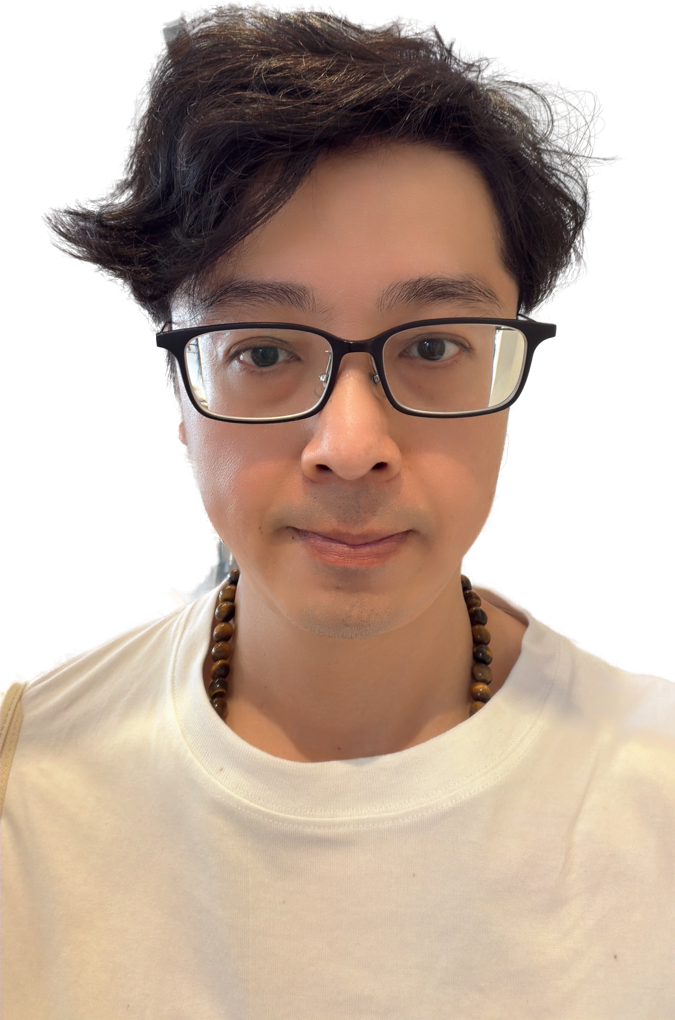
#> input picture video/assets/g1.png, 675 x 1020 px; its folder holds 5 pictures in this run
$ python build_video.py
#> lines starting #> are read from the running program, lines starting #| are printed output that depends on the picture; after the words box and inside, x2 and y2 are one past the last pixel; in counts of white or black regions, pixels touching at a corner belong together
### video/relight.py
"""Studio relight for the cut-out portraits.

The source selfies are lit by warm shop tungsten, which is what reads as dull /
"老氣": whites go yellow, the shadow side collapses, and there is no separation
from the background. This rebuilds them as a soft three-point studio setup —
neutral white balance, a big soft key from the upper left, a fill that opens the
shadows, and a rim light that lifts the subject off the page.

Everything runs on the alpha matte, so the light wraps the subject only and the
page stays clean white.
"""

import numpy as np
from PIL import Image, ImageFilter


def _srgb_to_linear(x):
    return np.where(x <= 0.04045, x / 12.92, ((x + 0.055) / 1.055) ** 2.4)


def _linear_to_srgb(x):
    x = np.clip(x, 0.0, 1.0)
    return np.where(x <= 0.0031308, x * 12.92, 1.055 * x ** (1 / 2.4) - 0.055)


def white_balance(rgb, mask, strength=0.88):
    """Neutralise the colour cast by driving the brightest garment tones grey."""
    sel = rgb[mask]
    if sel.size == 0:
        return rgb
    hi = np.percentile(sel, 92, axis=0)
    hi = np.maximum(hi, 1e-3)
    target = hi.mean()
    gain = target / hi
    gain = 1.0 + (gain - 1.0) * strength
    return rgb * gain


def tone_curve(rgb, shadow_lift=0.16, contrast=0.20, highlight_rolloff=0.22):
    """Open the shadows, then put contrast back through the midtones."""
    x = np.clip(rgb, 0, 1)
    # lift shadows without crushing the black point flat
    x = x + shadow_lift * (1.0 - x) ** 3.0
    # gentle S around mid grey
    x = x + contrast * (x - 0.5) * (1.0 - np.abs(x - 0.5) * 2.0) ** 1.5
    # soft shoulder so skin highlights roll off instead of clipping
    x = x - highlight_rolloff * np.clip(x - 0.72, 0, None) ** 2 * 2.4
    return np.clip(x, 0, 1)


def _gradient(shape, cx, cy, radius, softness=1.6):
    h, w = shape
    yy, xx = np.mgrid[0:h, 0:w].astype(np.float32)
    d = np.sqrt(((xx - cx * w) / (radius * w)) ** 2 + ((yy - cy * h) / (radius * h)) ** 2)
    return np.clip(1.0 - d, 0, 1) ** softness


def key_light(rgb, shape, strength=0.17):
    """Big soft box, upper left, the way a beauty key falls on the face."""
    g = _gradient(shape, 0.34, 0.26, 1.05)[..., None]
    return rgb * (1.0 + strength * g)


def rim_light(rgb, alpha, strength=0.42, width=9):
    """Kicker along the top-right edge so the subject separates from white."""
    m = (alpha > 0.5).astype(np.float32)
    inner = np.zeros_like(m)
    inner[width:, :-width] = m[:-width, width:]     # push down-left
    band = np.clip(m - inner, 0, 1)
    band = np.asarray(
        Image.fromarray((band * 255).astype(np.uint8)).filter(ImageFilter.GaussianBlur(width * 0.85)),
        dtype=np.float32) / 255.0
    band *= m                                        # keep the glow inside the matte
    # cool-neutral kicker, brightest at the top of the frame
    h = band.shape[0]
    falloff = np.clip(np.linspace(1.25, 0.25, h), 0, None)[:, None]
    band = band * falloff
    add = band[..., None] * strength * np.array([0.98, 0.99, 1.0], dtype=np.float32)
    return rgb + add


def vibrance(rgb, amount=0.14, yellow_pull=0.10):
    """Lift saturation where it is low, and walk the hue off yellow."""
    lum = (rgb * np.array([0.2126, 0.7152, 0.0722], dtype=np.float32)).sum(axis=2, keepdims=True)
    sat = np.abs(rgb - lum).max(axis=2, keepdims=True)
    boost = amount * (1.0 - np.clip(sat * 2.2, 0, 1))
    out = lum + (rgb - lum) * (1.0 + boost)
    # trim the yellow/orange bias that makes tungsten skin look tired
    out[..., 2] += yellow_pull * np.clip(out[..., 0] - out[..., 2], 0, None) * 0.5
    out[..., 0] -= yellow_pull * np.clip(out[..., 0] - out[..., 2], 0, None) * 0.12
    return out


def clarity(rgb, amount=0.30, radius=14):
    """Local contrast, so features read crisp at small sizes."""
    src = Image.fromarray((np.clip(rgb, 0, 1) * 255).astype(np.uint8))
    blur = np.asarray(src.filter(ImageFilter.GaussianBlur(radius)), dtype=np.float32) / 255.0
    return np.clip(rgb + amount * (rgb - blur), 0, 1)


def relight(im, key=0.17, rim=0.34, lift=0.16, wb=0.88,
            clar=0.16, vib=0.12, yellow=0.03, contrast=0.20):
    """Full chain. `im` is an RGBA cut-out; returns a new RGBA cut-out."""
    a = np.asarray(im.convert("RGBA"), dtype=np.float32) / 255.0
    rgb, alpha = a[..., :3], a[..., 3]
    mask = alpha > 0.5

    rgb = white_balance(rgb, mask, strength=wb)
    lin = _srgb_to_linear(np.clip(rgb, 0, 1))
    lin = key_light(lin, alpha.shape, strength=key)
    rgb = _linear_to_srgb(lin)
    rgb = tone_curve(rgb, shadow_lift=lift, contrast=contrast)
    rgb = rim_light(rgb, alpha, strength=rim)
    rgb = vibrance(rgb, amount=vib, yellow_pull=yellow)
    rgb = clarity(rgb, amount=clar, radius=18)
    rgb = np.clip(rgb, 0, 1)

    out = np.dstack([rgb * 255.0, alpha * 255.0]).astype(np.uint8)
    return Image.fromarray(out, "RGBA")


# Per-source grades. The two selfies are shot under warm shop tungsten and need
# the full treatment; `ng` is already a retouched studio-style composite, so it
# only gets a light polish or it blows out.
PRESETS = {
    "g1": dict(key=0.17, rim=0.34, lift=0.17, wb=0.90, clar=0.16, vib=0.13, contrast=0.21),
    "g2": dict(key=0.15, rim=0.30, lift=0.13, wb=0.85, clar=0.14, vib=0.11, contrast=0.18),
    "ng": dict(key=0.06, rim=0.12, lift=0.05, wb=0.35, clar=0.08, vib=0.06, contrast=0.08),
    # The model-sheet figures are already studio-lit, just very low-key against
    # their dark card. On a white page they need a little lift so the face reads
    # at reel size — but no rim: a white kicker on a black suit over a white page
    # only eats the silhouette.
    "body": dict(key=0.10, rim=0.0, lift=0.10, wb=0.55, clar=0.12, vib=0.08, contrast=0.14),
}


def relight_named(im, key_name):
    return relight(im, **PRESETS[key_name])

### video/build_video.py
"""Build the "潔米爸 換裝拆解" vertical reel.

Layout and pacing follow the reference clip: a charging-meter intro, then a run
of outfit-breakdown cards (big title, numbered accessory grid on the left, the
subject on the right), each separated by a horizontal motion-blur wipe, closing
on a dimmed frame with the handle.

Output: 720x1280, 30fps, silent H.264.
"""

import math
import os
import subprocess
import sys

import numpy as np
from PIL import Image, ImageDraw, ImageFont, ImageFilter

import icons
import relight

HERE = os.path.dirname(os.path.abspath(__file__))
ASSETS = os.path.join(HERE, "assets")
OUT = os.path.join(HERE, "out", "jamine_pa_dressing.mp4")

W, H = 720, 1280
FPS = 30
BG = (255, 255, 255)
INK = (17, 17, 17)
GREY = (138, 140, 146)
LINE = (24, 24, 24)
HANDLE = "@i_jamine_pa"

FD = "/usr/share/fonts/truetype/dejavu/"
CJK_PATH = "/usr/share/fonts/truetype/wqy/wqy-zenhei.ttc"


def font(name, size):
    return ImageFont.truetype(FD + name, size)


def cjk(size):
    return ImageFont.truetype(CJK_PATH, size)


F_TITLE = font("DejaVuSans-Bold.ttf", 76)
F_SUB = font("DejaVuSans-Bold.ttf", 35)
F_NUM = font("DejaVuSans-Bold.ttf", 44)
F_TAG = font("DejaVuSans-Bold.ttf", 25)
F_QTY = font("DejaVuSans-Bold.ttf", 21)
F_CODE = font("DejaVuSans.ttf", 11)
F_HANDLE = font("DejaVuSans-Bold.ttf", 30)
C_LEAD = cjk(30)
C_LABEL = cjk(26)
C_ITEM = cjk(17)
C_PILL = cjk(20)
C_BRAND = cjk(14)

# ---------------------------------------------------------------- layout grid
PAD_X = 40
TITLE_Y = 168
SUB_Y = 256
LEAD_Y = 302

BOX_X0, BOX_X1 = 40, 292
BOX_Y0, BOX_H, BOX_GAP = 400, 205, 15

COL_X0, COL_X1 = 305, 715
LOOK_Y = 352
PERSON_BOTTOM = 1090
PERSON_MAX_W, PERSON_MAX_H = 415, 645
BODY_H = 690          # full-body views run taller than the chest-up cut-outs


def box_rect(i):
    y = BOX_Y0 + i * (BOX_H + BOX_GAP)
    return BOX_X0, y, BOX_X1, y + BOX_H


# ------------------------------------------------------------------- looks
# Items are (icon, 中文名, brand, official reference, qty). Brand/reference are
# real agnès b. catalogue entries where the piece is theirs; personal items are
# marked 個人單品 with no reference.
OWN = "個人單品"

LOOKS = [
    {
        "photo": "g1",
        "title": "GLASSES ON",
        "tag": "LOOK 01",
        "label": "日常 · 白T",
        "pill": ("眼鏡 ON", True),
        "boxes": [
            [("glasses", "黑框眼鏡", OWN, "", "1x"),
             ("beads", "木珠項鍊", OWN, "", "1x")],
            [("tshirt", "G&G 白T", "agnès b.", "EAI1SFC0_010", "1x"),
             ("cap", "logo 棒球帽", "agnès b.", "2572GT47_000", "1x")],
            [("sneakers", "灰色球鞋", OWN, "", "1x"),
             ("phone", "手機", OWN, "", "1x")],
        ],
    },
    {
        "photo": "g2",
        "title": "GLASSES ON",
        "tag": "LOOK 02",
        "label": "出門 · 後背包",
        "pill": ("眼鏡 ON", True),
        "boxes": [
            [("glasses", "黑框眼鏡", OWN, "", "1x"),
             ("cap", "b. 棒球帽", "agnès b.", "2572K032_834", "1x")],
            [("tshirt", "G&G 白T", "agnès b.", "EAI1SFC0_010", "1x"),
             ("backpack", "機能後背包", "agnès b. VOYAGE", "O066VNP8_000", "1x")],
            [("sneakers", "灰色球鞋", OWN, "", "1x"),
             ("watch", "手錶", OWN, "", "1x")],
        ],
    },
    {
        "photo": "ng",
        "views": ["body_front", "body_a45", "body_side", "body_back"],
        "view_labels": ["FRONT", "45\u00b0", "SIDE", "BACK"],
        "title": "GLASSES OFF",
        "tag": "LOOK 03",
        "label": "正式 · 西裝",
        "pill": ("眼鏡 OFF", False),
        "boxes": [
            [("glasses", "黑框眼鏡", OWN, "", "0x"),
             ("blazer", "黑色西裝外套", OWN, "", "1x")],
            [("tshirt", "Tom 白襯衫", "agnès b.", "W501UQ36_010", "1x"),
             ("tie", "素面領帶", OWN, "", "1x")],
            [("cardigan", "排釦開襟衫", "agnès b.", "Cardigan Pression", "1x"),
             ("watch", "手錶", OWN, "", "1x")],
        ],
    },
]

INTRO_F = 150
LOOK_F = 99
LOOK3_F = 168         # the turn needs 4 views held in sequence
OUTRO_F = 73


# ------------------------------------------------------------------ helpers
# [7 lines left out: function tracked, not called in this run]


def tracked_width(d, text, fnt, tracking=-3):
    return sum(d.textlength(c, font=fnt) + tracking for c in text)


def ease_out(t):
    return 1 - (1 - t) ** 3


def ease_in(t):
    return t ** 3


# [30 lines left out: functions shift_x, motion_blur, toward_white, not called in this run]


def fit(im, max_w, max_h):
    s = min(max_w / im.width, max_h / im.height)
    return im.resize((max(1, int(im.width * s)), max(1, int(im.height * s))), Image.LANCZOS)


def fade_bottom(im, px):
    """Dissolve the last `px` rows of a cut-out so it melts into the page
    instead of ending on the hard edge left by the matte."""
    im = im.copy()
    a = np.asarray(im.split()[3], dtype=np.float32)
    px = min(px, im.height)
    ramp = np.linspace(1.0, 0.0, px, dtype=np.float32) ** 1.5
    a[-px:, :] *= ramp[:, None]
    im.putalpha(Image.fromarray(a.astype(np.uint8)))
    return im


# [11 lines left out: function ig_glyph, not called in this run]


# ------------------------------------------------------------- photo loading
def load_people():
    people = {}
    for key in ("g1", "g2", "ng"):
        im = Image.open(os.path.join(ASSETS, key + ".png")).convert("RGBA")
#> im is the input picture: PIL image 675x1020 RGBA; mean R, G, B, A 150.2, 125.1, 109.1, 174.4
        im = relight.relight_named(im, key)
#> in relight, `mask = alpha > 0.5`:
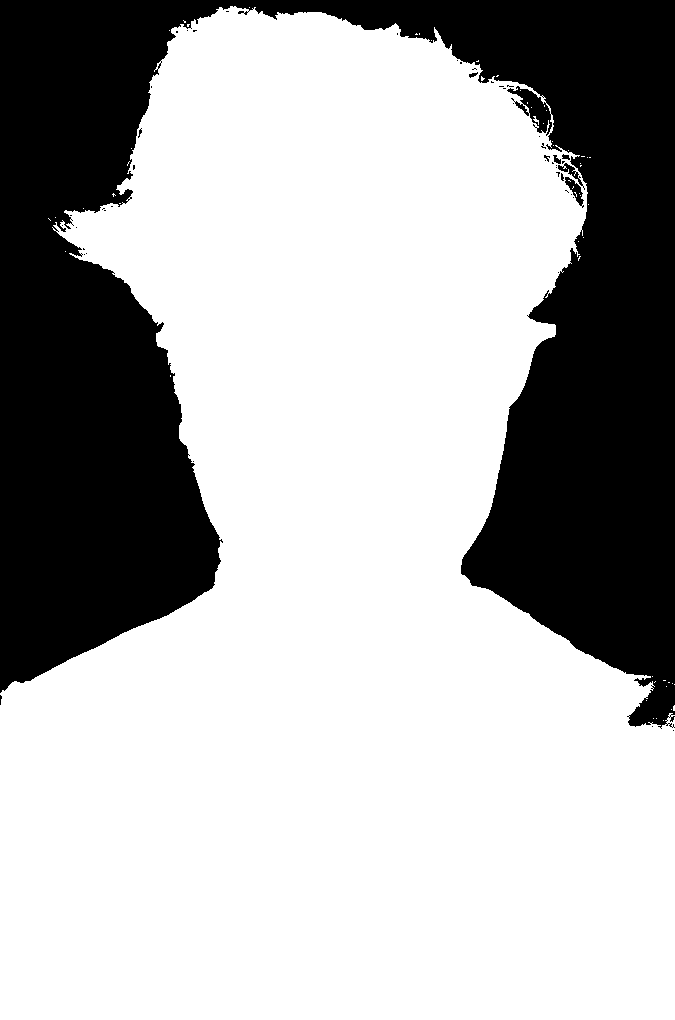
#> mask: shape (1020, 675) bool; 68.8% white; 49 black regions (43 under 20 px), largest, box (x1, y1, x2, y2) and area: (0, 0, 675, 729) 213924, (565, 177, 584, 208) 219, (558, 163, 585, 190) 157, (553, 155, 561, 164) 41, (562, 154, 570, 160) 31, (469, 72, 478, 78) 28
#> in white_balance, `hi = np.percentile(sel, 92, axis=0)`: hi = [0.906, 0.827, 0.722]
#> in white_balance, `target = hi.mean()`: target = 0.818
#> in white_balance, `gain = target / hi`: gain = [0.903, 0.989, 1.13]
#> in white_balance, `gain = 1.0 + (gain - 1.0) * strength`: gain = [0.913, 0.99, 1.12]
#> in rim_light, `inner[width:, :-width] = m[:-width, width:]`: inner: shape (1020, 675) float32; values 0 (black) and 1 (white), 67.5% white; 48 black regions (42 under 20 px), largest, box (x1, y1, x2, y2) and area: (0, 0, 675, 1020) 222889, (556, 186, 575, 217) 219, (549, 172, 576, 199) 157, (544, 164, 552, 173) 41, (553, 163, 561, 169) 31, (460, 81, 469, 87) 28
#> in rim_light, `band = np.clip(m - inner, 0, 1)`: band: shape (1020, 675) float32; values 0 (black) and 1 (white), 2.2% white; 126 white regions (104 under 20 px), largest, box (x1, y1, x2, y2) and area: (452, 408, 651, 685) 3649, (618, 713, 675, 1020) 3120, (430, 27, 588, 264) 2240
#> in rim_light, `band *= m`:
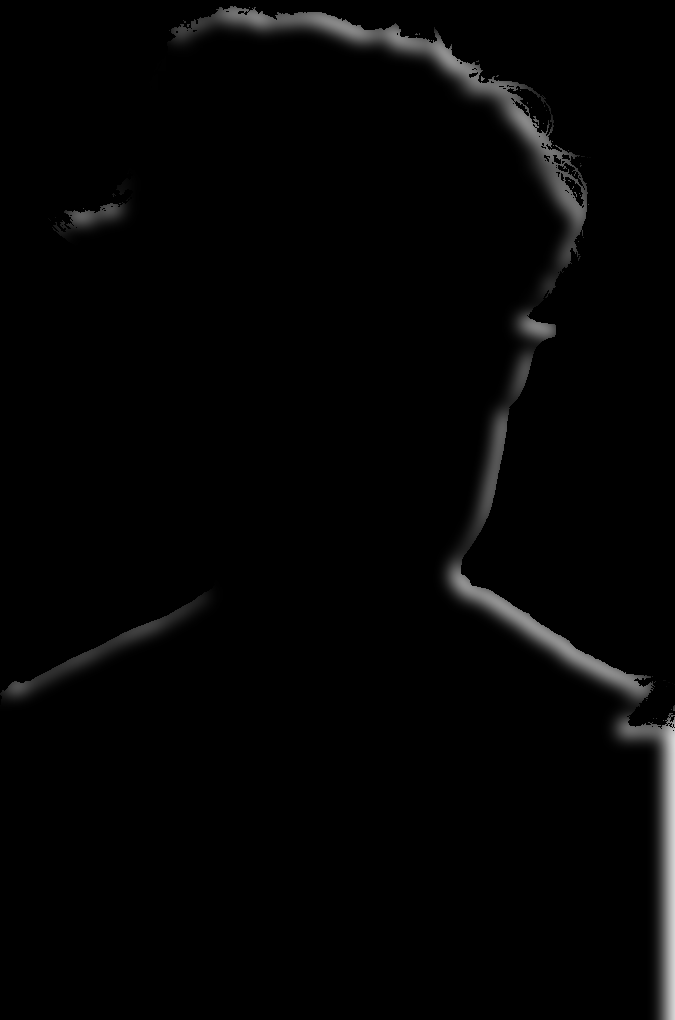
#> band: shape (1020, 675) float32; min 0, max 0.835, mean 0.0163
#> in vibrance, `boost = amount * (1.0 - np.clip(sat * 2.2, 0, 1))`:
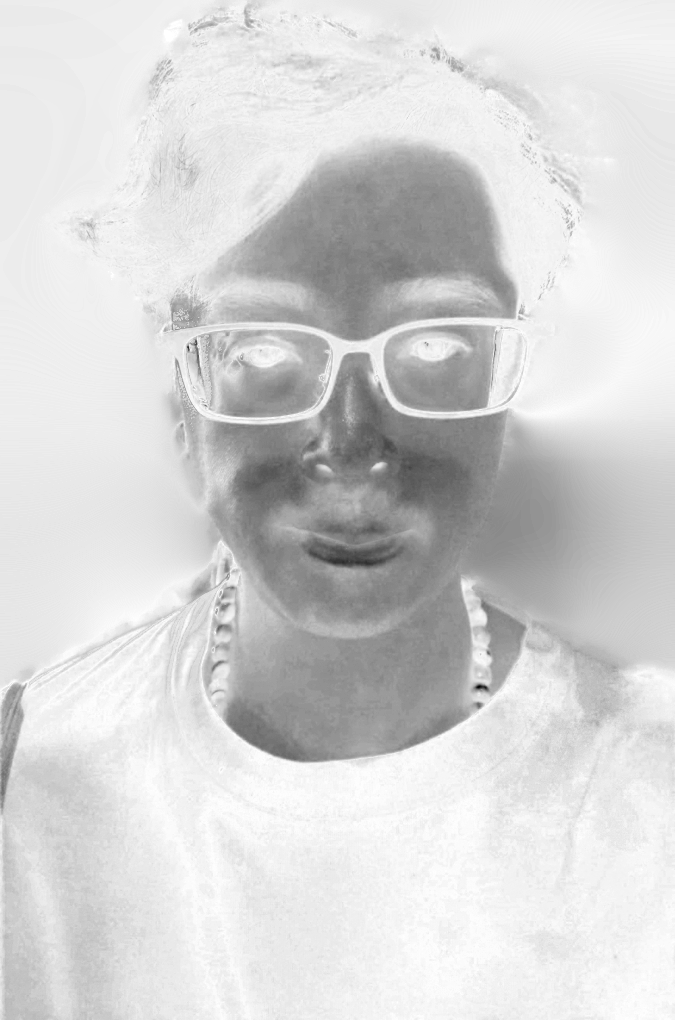
#> boost: shape (1020, 675, 1) float64; min 0.0463, max 0.13, mean 0.116; drawn with min black and max white
#> in vibrance, `out = lum + (rgb - lum) * (1.0 + boost)`:
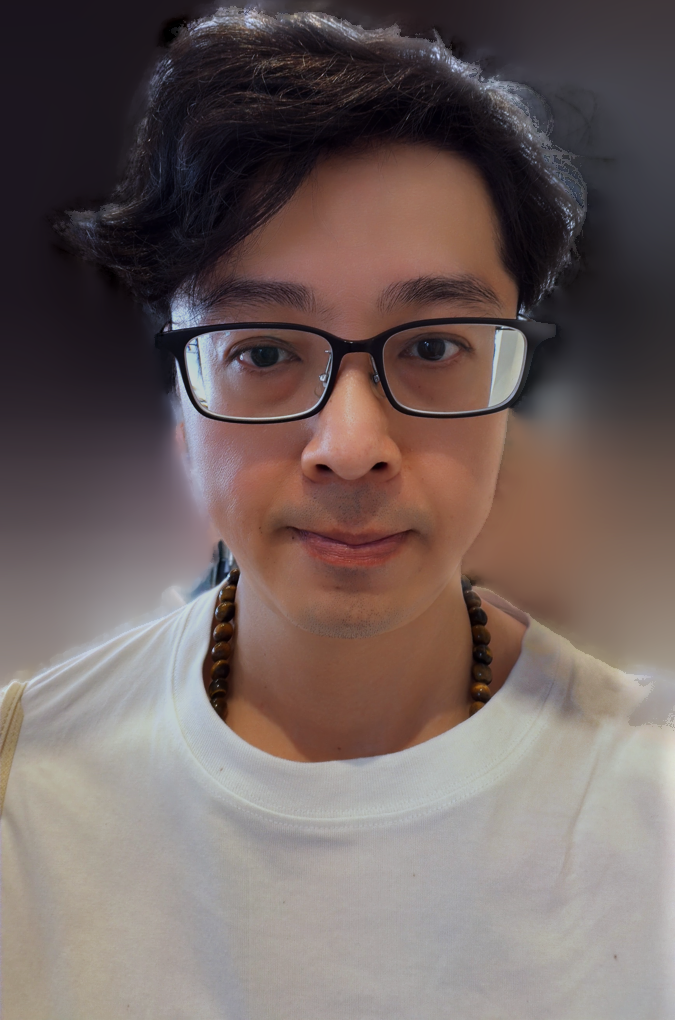
#> out: shape (1020, 675, 3) float64; mean R, G, B 0.593, 0.539, 0.529; drawn with min black and max white
#> in clarity, `blur = np.asarray(src.filter(ImageFilter.GaussianBlur(radius)), dtype=..`:
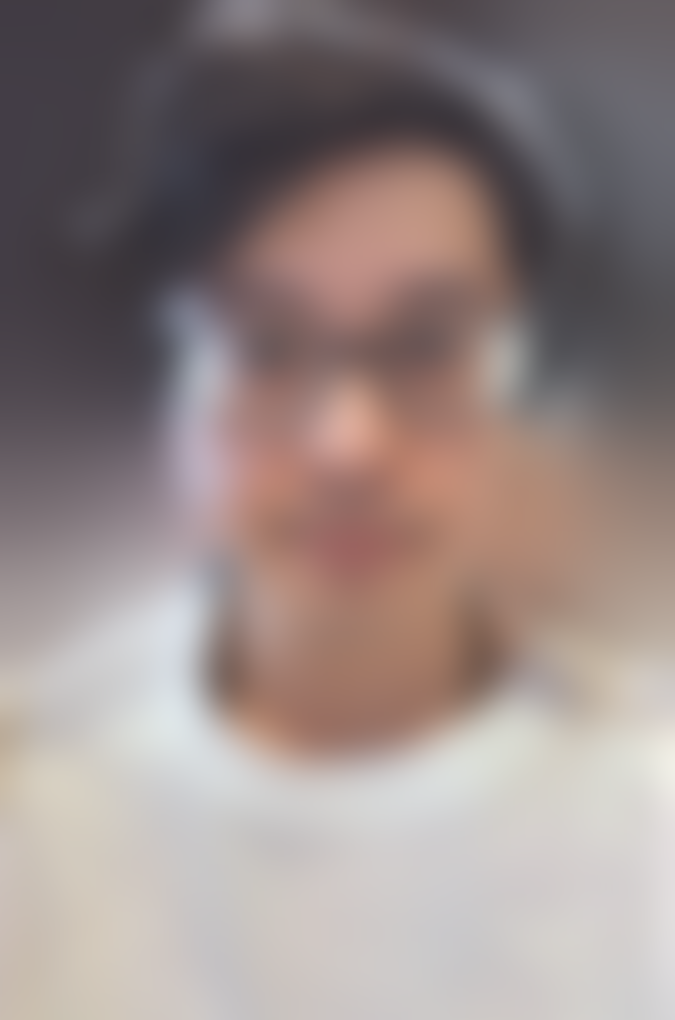
#> blur: shape (1020, 675, 3) float32; mean R, G, B 0.59, 0.536, 0.527
        people[key] = fade_bottom(fit(im, PERSON_MAX_W, PERSON_MAX_H), 90)
#> in fade_bottom, `a[-px:, :] *= ramp[:, None]`:
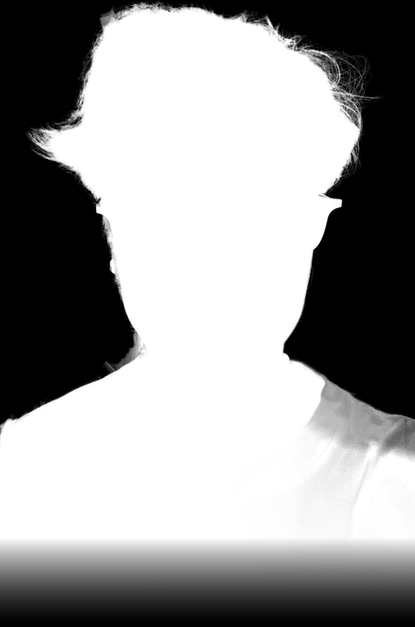
#> a: shape (627, 415) float32; min 0, max 255, mean 152.5
#> in fade_bottom, `im.putalpha(Image.fromarray(a.astype(np.uint8)))`:
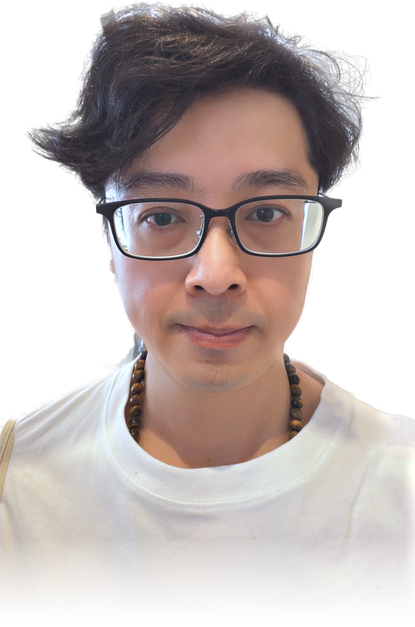
#> im: PIL image 415x627 RGBA; mean R, G, B, A 119.3, 108.2, 105.4, 152.4; transparent parts drawn white

    # Full-body views off the character model sheet. They are scaled as a group
    # against the tallest of them, so the figure keeps one constant height while
    # it turns — scaling each to fit its own box would make him bob.
    raw = {}
    for name in ("front", "a45", "side", "back"):
        im = Image.open(os.path.join(ASSETS, "body_%s.png" % name)).convert("RGBA")
        raw[name] = relight.relight_named(im, "body")
    tallest = max(im.height for im in raw.values())
    scale = BODY_H / tallest
    for name, im in raw.items():
        people["body_" + name] = im.resize(
            (max(1, int(im.width * scale)), max(1, int(im.height * scale))), Image.LANCZOS)
    return people


#> (the run stopped early here; a loop or call above may not have finished)
